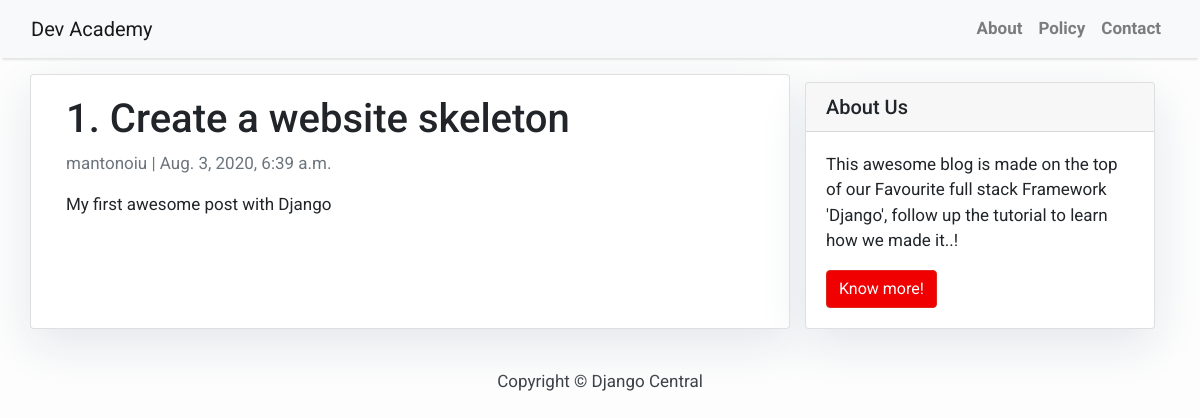
The page /website-skeleton/ on the database its author committed.
### blog/models.py (models this page shows, shortened)
class Post(models.Model):
    title = models.CharField(max_length=200, unique=True)
    slug = models.SlugField(max_length=200, unique=True)
    author = models.ForeignKey(User, on_delete= models.CASCADE,related_name='blog_posts')
    updated_on = models.DateTimeField(auto_now= True)
    content = models.TextField()
    created_on = models.DateTimeField(auto_now_add=True)
    status = models.IntegerField(choices=STATUS, default=0)
    class Meta:
        ordering = ['-created_on']

### blog/views.py (the view)
# urls.py: path('<slug:slug>/', views.PostDetail.as_view(), name='post_detail'),
class PostDetail(generic.DetailView):
    model = Post
    template_name = 'post_detail.html'

### blog/templates/post_detail.html
{% extends 'base.html' %} {% block content %}
<div class="container">
  <div class="row">
    <div class="col-md-8 card mb-4  mt-3 left  top">
      <div class="card-body">
        <h1>{% block title %} {{ object.title }} {% endblock title %}</h1>
        <p class=" text-muted">{{ post.author }} | {{ post.created_on }}</p>
        <p class="card-text ">{{ object.content | safe }}</p>
      </div>
    </div>
    {% block sidebar %} {% include 'sidebar.html' %} {% endblock sidebar %}
  </div>
</div>
{% endblock content %}s

### blog/templates/base.html (style rules this page uses)
body { font-family: "Roboto", sans-serif; font-size: 17px; background-color: #fdfdfd; }

### blog/templates/sidebar.html (style rules this page uses)
.card { box-shadow: 0 16px 48px #E3E7EB; }

### rows shown on the page
Post: title "1. Create a website skeleton", author "mantonoiu", created_on "Aug. 3, 2020, 6:39 a.m.", content "My first awesome post with Django"
